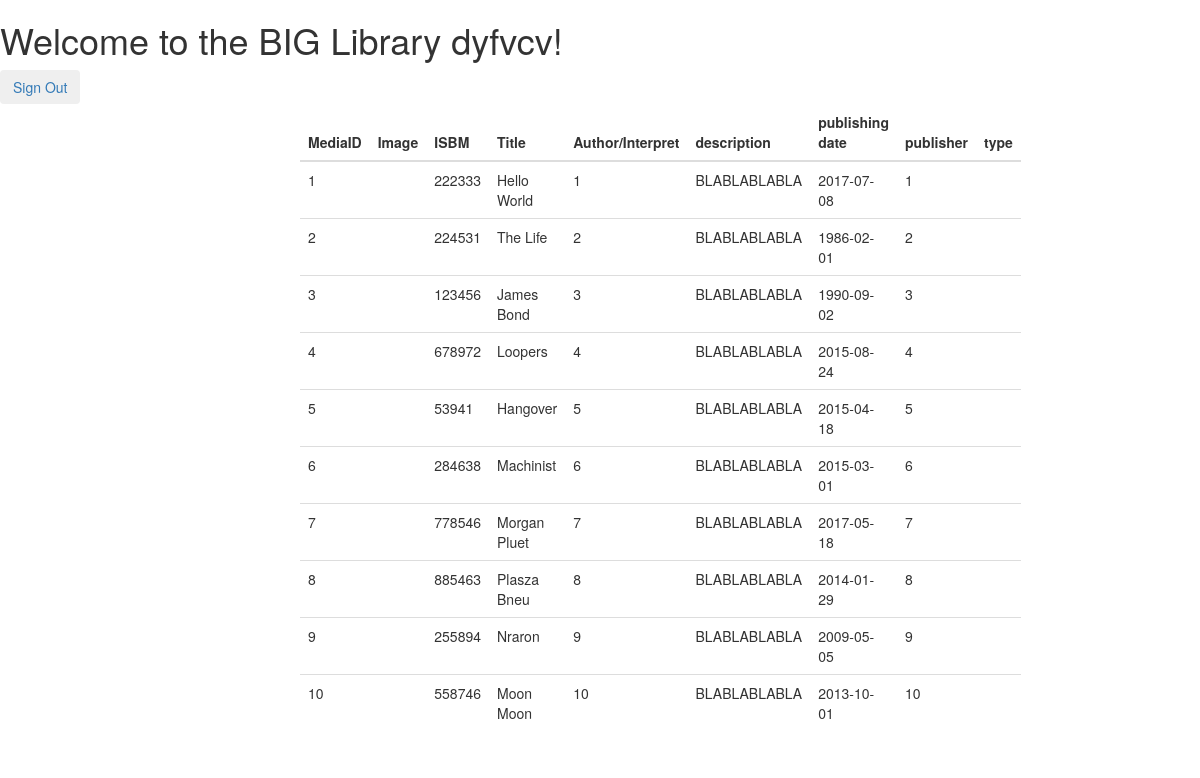
The page /home.php (signed in) on the database its author committed.
### tables this page shows
CREATE TABLE `users` (
  `user_id` int(11) NOT NULL,
  `user_name` varchar(55) NOT NULL,
  `user_email` varchar(55) NOT NULL,
  `user_pw` varchar(55) NOT NULL
);

CREATE TABLE `media` (
  `media_id` int(11) NOT NULL,
  `title` varchar(55) DEFAULT NULL,
  `ISBN_code` int(11) DEFAULT NULL,
  `fk_author_id` int(11) DEFAULT NULL,
  `short_description` varchar(55) DEFAULT NULL,
  `publish_date` date DEFAULT NULL,
  `fk_genre_id` int(55) DEFAULT NULL,
  `fk_publisher_id` int(55) DEFAULT NULL,
  `fk_image_id` int(11) DEFAULT NULL,
  `fk_type` int(11) DEFAULT NULL
);

### home.php (the view, shortened to what this page needs)
<?php
 require_once 'dbconnect.php';
	$res=mysqli_query($conn, "SELECT * FROM users WHERE user_id=".$_SESSION['user']);
	$userRow=mysqli_fetch_array($res, MYSQLI_ASSOC);
	$sql = "SELECT * FROM media";
	$result = mysqli_query($conn, $sql);
?>
<!DOCTYPE html>
<html>
<head>
<link href="//netdna.bootstrapcdn.com/font-awesome/3.1.1/css/font-awesome.css" rel="stylesheet">
<link rel="stylesheet" href="https://maxcdn.bootstrapcdn.com/bootstrap/3.3.7/css/bootstrap.min.css">
</head>
<body>
	<header>
		<h1 >Welcome to the BIG Library <?php echo $userRow['user_name']; ?>!</h1>
				<button class="btn">
					<a href="logout.php?logout">Sign Out</a>
				</button>
	</header>
        <div class="row container center">
			<div class="col col-sm-12 col-md-6 col-lg-3 col-md-offset-3" >
		<table class="table">
			<thead>
				<tr>
					<th scope="col">MediaID</th>
					<th scope="col">Image</th>
					<th scope="col">ISBM</th>
					<th scope="col">Title</th>
					<th scope="col">Author/Interpret</th>
					<th scope="col">description</th>
					<th scope="col" id="thA">publishing date</th>
					<th scope="col">publisher</th>
					<th scope="col">type</th>
				</tr>
			</thead>
			<tbody>
				<?php
					while ($row = mysqli_fetch_assoc($result)) {
						echo
							"
							<tr>
			 					<td scope='row'>".$row["media_id"]."</td>
			 					<td> <img src='".$row["fk_image_i"]."'></td>
								<td>".$row["ISBN_code"]."</td>
								<td>".$row["title"]."</td>
								<td>".$row["fk_author_id"]."</td>
								<td>".$row["short_description"]."</td>
								<td>".$row["publish_date"]."</td>
								<td>".$row["fk_publisher_id"]."</td>
								<td>".$row["fk_type_id"]."</td>
							</tr>
							";
					};
				?>
			</tbody>
		</table>
	</div>
</div>
</body>
</html>

### rows shown on the page
users: user_name "dyfvcv"
media: media_id "1", ISBN_code "222333", title "Hello World", fk_author "1", short_description "BLABLABLABLA", publish_date "2017-07-08", fk_publisher "1"
media: media_id "2", ISBN_code "224531", title "The Life", fk_author "2", short_description "BLABLABLABLA", publish_date "1986-02-01", fk_publisher "2"
media: media_id "3", ISBN_code "123456", title "James Bond", fk_author "3", short_description "BLABLABLABLA", publish_date "1990-09-02", fk_publisher "3"
media: media_id "4", ISBN_code "678972", title "Loopers", fk_author "4", short_description "BLABLABLABLA", publish_date "2015-08-24", fk_publisher "4"
media: media_id "5", ISBN_code "53941", title "Hangover", fk_author "5", short_description "BLABLABLABLA", publish_date "2015-04-18", fk_publisher "5"
media: media_id "6", ISBN_code "284638", title "Machinist", fk_author "6", short_description "BLABLABLABLA", publish_date "2015-03-01", fk_publisher "6"
media: media_id "7", ISBN_code "778546", title "Morgan Pluet", fk_author "7", short_description "BLABLABLABLA", publish_date "2017-05-18", fk_publisher "7"
media: media_id "8", ISBN_code "885463", title "Plasza Bneu", fk_author "8", short_description "BLABLABLABLA", publish_date "2014-01-29", fk_publisher "8"
media: media_id "9", ISBN_code "255894", title "Nraron", fk_author "9", short_description "BLABLABLABLA", publish_date "2009-05-05", fk_publisher "9"
media: media_id "10", ISBN_code "558746", title "Moon Moon", fk_author "10", short_description "BLABLABLABLA", publish_date "2013-10-01", fk_publisher "10"
